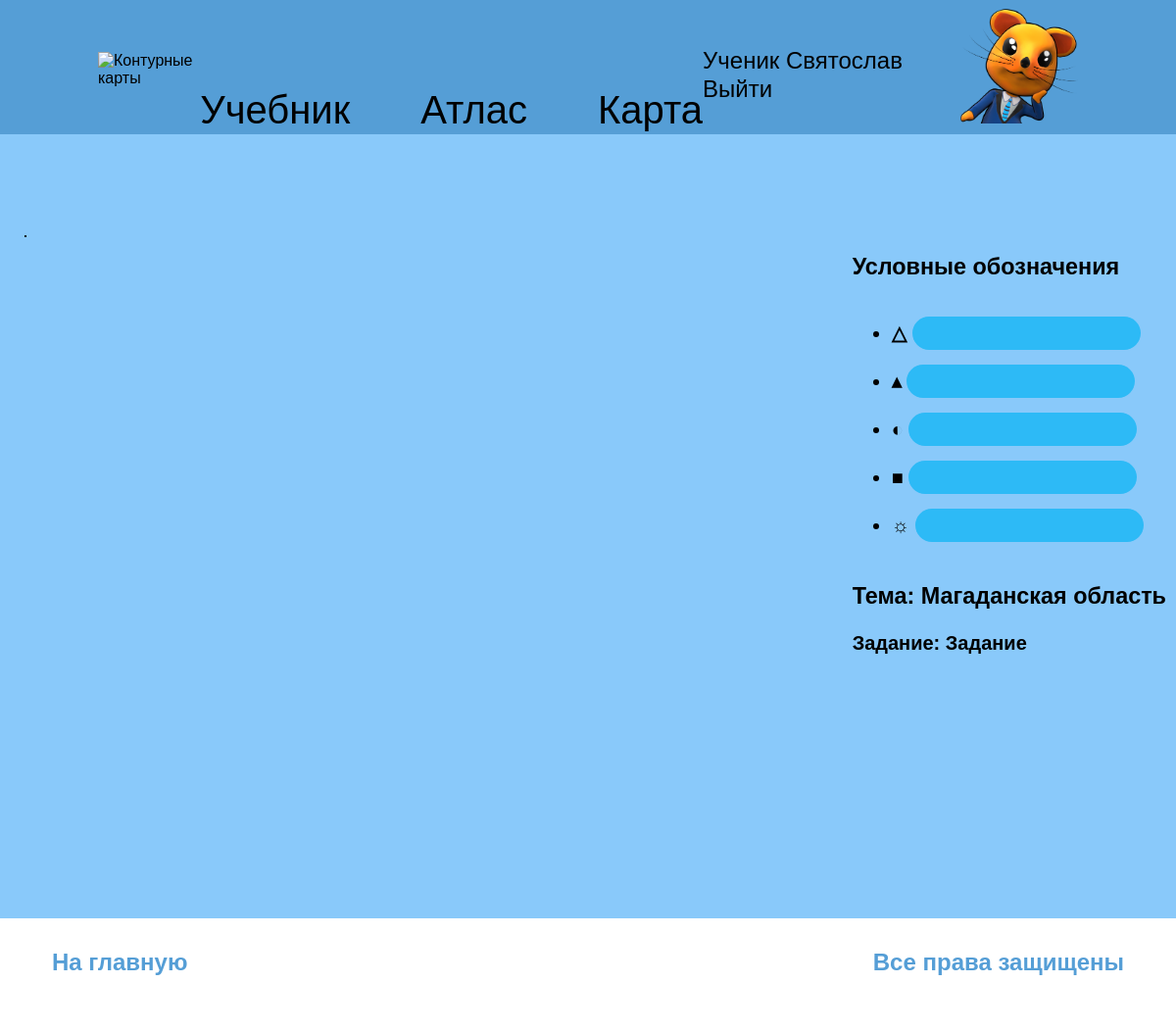
The page /singleMap/1/ (signed in) on the database its author committed.
### main/models.py (models this page shows, shortened)
class Auth(AbstractUser):
    email = models.EmailField(null=True, verbose_name = 'Почта', unique=True, max_length=150)
    last_name = models.CharField(null=True, verbose_name = 'Фамилия', max_length=150)
    first_name = models.CharField(null=True, verbose_name = 'Имя', max_length=150)
    patronymic = models.CharField(null=True, verbose_name = 'Отчество', max_length=150)
    birth_date = models.DateField(null=True, verbose_name = 'Дата рождения', blank=True)
    is_teacher = models.BooleanField(verbose_name = 'Учитель', default=False)
    user_class = models.ForeignKey(
        Classes,
        null=True,
        verbose_name = 'Класс',
        on_delete = models.CASCADE,
        blank=True
    )
    school_number = models.ForeignKey(
        Schools,
        null=True,
        verbose_name = 'Номер школы',
        on_delete = models.CASCADE
    )
    class Meta:
        verbose_name = _("user")
        verbose_name_plural = _("Пользователи")

class Works(models.Model):
    number = models.IntegerField(verbose_name = 'Номер задания', blank = False)
    work = models.ImageField(
        verbose_name = 'Работа',
        upload_to="base_maps/%Y/%m/",
        default='Базовая карта'
    )
    legend = models.CharField(verbose_name = 'Условные обозначения', max_length=511, blank = True)
    task = models.CharField(null=True, verbose_name = 'Задание', max_length=511)
    school_number = models.ForeignKey(
        Schools,
        null=True,
        verbose_name = 'Номер школы',
        on_delete = models.CASCADE
    )
    teacher = models.ForeignKey(
        settings.AUTH_USER_MODEL,
        verbose_name = 'Учитель',
        on_delete = models.PROTECT,
        blank=False,
        default=2
    )
    for_class = models.ForeignKey(
        Classes,
        null=True,
        verbose_name = 'Класс',
        on_delete = models.CASCADE
    )
    is_active = models.BooleanField(verbose_name = "Активность", default=False)
    work_name = models.CharField(verbose_name = 'Название задания', max_length=50, blank = False)
    class Meta:
        verbose_name = _("works")
        verbose_name_plural = _("Заданные работы")

### main/views.py (the view)
# urls.py: path('singleMap/<int:work_id>/', singleMap, name = 'maps'),
def singleMap(request, work_id):
    if request.user.is_authenticated:
        if request.user.is_teacher == False:
            works = Works.objects.filter(id = work_id)
            for i in works:
                location_link = i.work
            context = {
                'works': works,
                'location_link': location_link,
            }
        else:
            context = {}
        return render(request, 'main/singleMap.html', context=context)
    return pageNotFound(request)

### templates/main/singleMap.html (shortened to what this page needs)
{% extends 'main/layouts/layout.html' %} {% load static %}
{% block main %}
<div class="legend-task">
    <div class="legend">
        <h3 class="legend-head">Условные обозначения</h3>
        <ul class="legend-ul">
            <li class="legend-li">&#9651; <input type="text" class="legend-input"></li>
            <li class="legend-li">&#9652; <input type="text" class="legend-input"></li>
            <li class="legend-li">◐ <input type="text" class="legend-input"></li>
            <li class="legend-li">&#9632; <input type="text" class="legend-input"></li>
            <li class="legend-li">&#9788; <input type="text" class="legend-input"></li>
        </ul>
    </div>
    {% for work in works %}
    <div class="task">
        <h3 class="task-h3">Тема: {{ work.work_name }}</h3>
        <p class="task-text">
            Задание: {{ work.task | safe }}</p>
    </div>
    {% endfor %}
</div>
{% endblock %}

### templates/main/layouts/layout.html (shortened to what this page needs)
{% load static %}
<!DOCTYPE html>
<html lang="ru">
<head>
    <link href="{% static '/main/css/style.css' %}" rel="stylesheet">
</head>
<body>
    <header class="adapt-header">
        <section class="page-navbar">
            <div class="left-navbar">
                {% if request.user.is_teacher %}
                    <a href="{% url 'teacher_classes' %}" class="logo">
                {% else %}
                    <a href="{% url 'home' %}" class="logo">
                {% endif %}
                    <img src="{% static 'main/gif/logo.gif' %}" alt="Контурные карты" class="logo-gif" windth='220' height="220">
                    </a>
            </div>
            {% block body %}
                {% if request.user.is_authenticated %}
            <div class="center-navbar">
                <a href="{% url 'book' %}" class="center-nav-link">Учебник</a>
                <a href="{% url 'atlas' %}" class="center-nav-link">Атлас</a>
                <a href="{% url 'contour_map' %}" class="center-nav-link">Карта</a>
            </div>
                {% endif %}
            {% endblock %}
            <div class="right-navbar">
                <div class="navbar-registration">
                    {% if request.user.is_authenticated %}
                        <span class="hello-text">
                        {% if request.user.is_teacher %}
                            Учитель {% if request.user.first_name %} {{ user.first_name }} {% else %} {{ user.username }} {% endif %}
                        {% else %}
                            Ученик {% if request.user.first_name == None %} {{ user.username }} {% else %} {{ user.first_name }} {% endif %}
                        {% endif %}
                        <a href="{% url 'logout' %}" class="logout-link">Выйти</a>
                        </span>
                    {% else %}
                    <a href="{% url 'login' %}" class="registration-link">Войти</a>
                    {% endif %}
                </div>
                {% if request.user.is_authenticated %}
                    {% if request.user.is_teacher %}
                        <a href="{% url 'account' %}" class="icon-account">
                            <img src="{% static '/main/img/kvoka1.png' %}" alt="User" windth='119' height="119">
                    {% else %}
                        <a href="{% url 'account' %}" class="icon-account">
                            <img src="{% static '/main/img/kvoka.png' %}" alt="User" windth='119' height="119">
                    {% endif %}
                {% else %}
                    <img src="{% static '/main/img/kvoka.png' %}" alt="User" windth='119' height="119">
                {% endif %}
            </a>
        </div>
    </section>
</header>
    <div class="wrapper">
        <main>
            {% block main %} {% endblock %}
        </main>
    </div>
    <footer>
{% block footer %}
    {% if request.user.is_teacher %}
        <a href="{% url 'teacher_classes' %}" class="to-start">На главную</a>
    {% else %}
        <a href="{% url 'home' %}" class="to-start">На главную</a>
    {% endif %}
        <span class="copyright"> Все права защищены</span>
{% endblock %}
    </footer>
</body>
</html>

### static/main/css/style.css (style rules this page uses)
body, html { height: 100%; width: 100%; margin: 0 auto; font-family: 'Gill Sans', 'Gill Sans MT', 'Calibri', 'Trebuchet MS', sans-serif; }
a { text-decoration: none; color: #000; }
.adapt-header { font-family: 'Gill Sans', 'Gill Sans MT', 'Calibri', 'Trebuchet MS', sans-serif; background: #559ed6; margin: 0 auto; position: relative; }
.page-navbar { display: flex; justify-content: space-between; position: relative; box-sizing: border-box; }
.left-navbar { display: flex; justify-content: flex-start; align-items: center; box-sizing: border-box; }
.logo-gif { margin-left: 100px; margin-top: 8px; margin-bottom: 4px; }
.center-navbar { display: flex; justify-content: space-between; padding-top: 88px; }
.center-nav-link { color: #000; font-style: normal; font-weight: 400; font-size: 40px; line-height: 49px; }
.center-nav-link:nth-child(2) { margin: 0 72px; }
.right-navbar { display: flex; align-items: center; margin-right: 100px; }
.navbar-registration { display: flex; flex-direction: column; align-items: flex-end; padding-top: 27px; }
.hello-text, .logout-link { color: #000; font-style: normal; font-weight: 400; font-size: 24px; line-height: 29px; margin-bottom: 13px; margin-right: 27px; }
.wrapper { font-family: 'Gill Sans', 'Gill Sans MT', 'Calibri', 'Trebuchet MS', sans-serif; ; display: flex; height: 100%; background-color: #89c9fa; box-sizing: border-box; }
main { flex: 1 0 auto; }
.legend-task { display: flex; flex-direction: column; position: absolute; right: 10px; font-size: 20px; font-weight: 700; line-height: 24px; color: #000; }
.legend { padding-top: 100px; }
.legend-input { margin: auto; color: #1e8ac0; font-family: 'Gill Sans', 'Gill Sans MT', 'Calibri', 'Trebuchet MS', sans-serif; font-size: 20px; font-weight: 700; line-height: 24px; color: #000; border: none; border-radius: 18px; background: #2dbaf6; padding: 5px 5px; text-align: center; text-decoration: none; margin-top: 15px }
footer { font-family: 'Gill Sans', 'Gill Sans MT', 'Calibri', 'Trebuchet MS', sans-serif; ; display: flex; background-color: #fff; color: #559ed6; font-style: bold; font-weight: 700; font-size: 24px; line-height: 29px; padding: 30px 53px; justify-content: space-between; }
.to-start { color: #559ed6; font-style: bold; font-weight: 700; font-size: 24px; line-height: 29px; }

### rows shown on the page
Auth: first_name "Святослав"
Works: work_name "Магаданская область", task "Задание"
